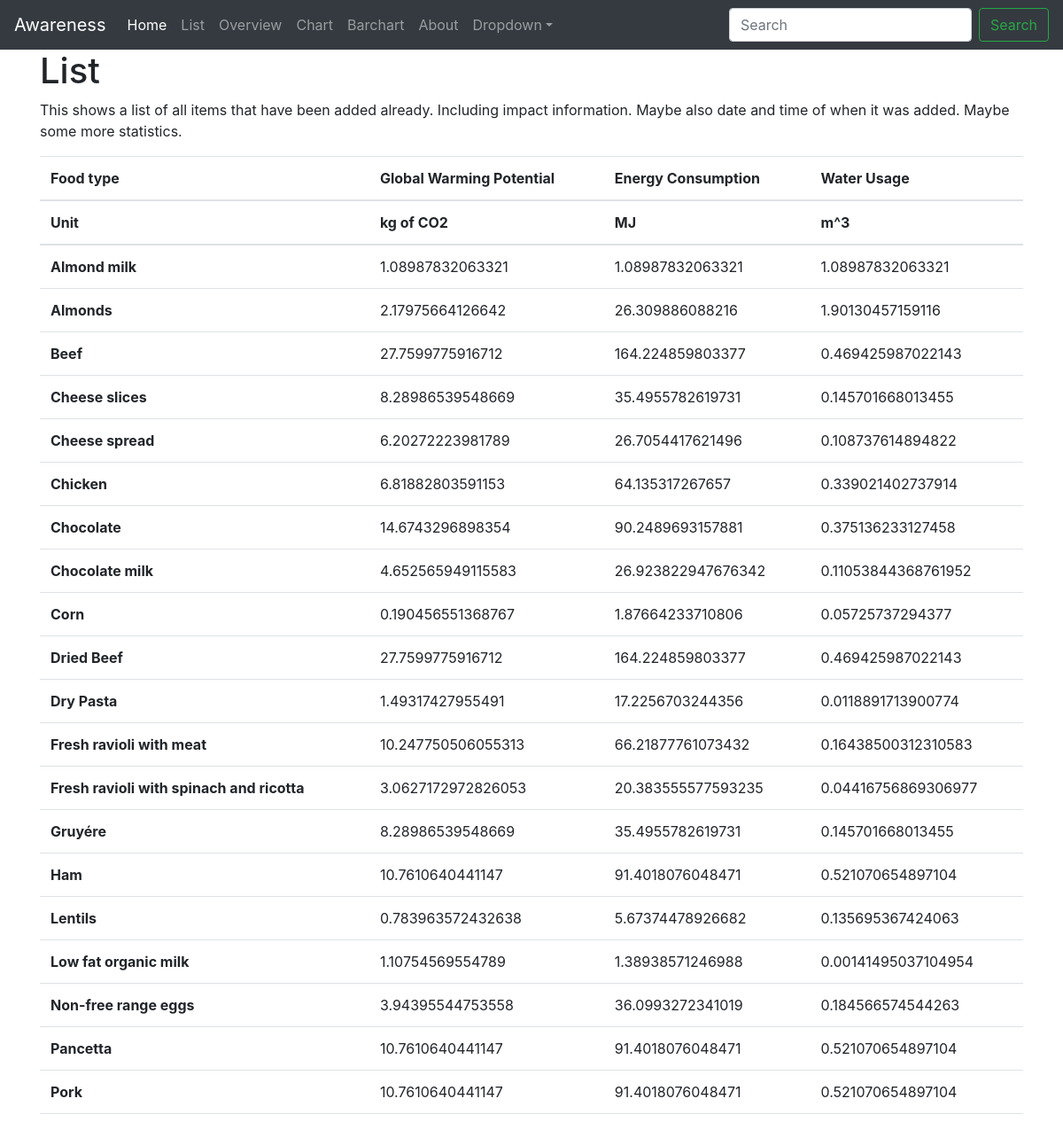
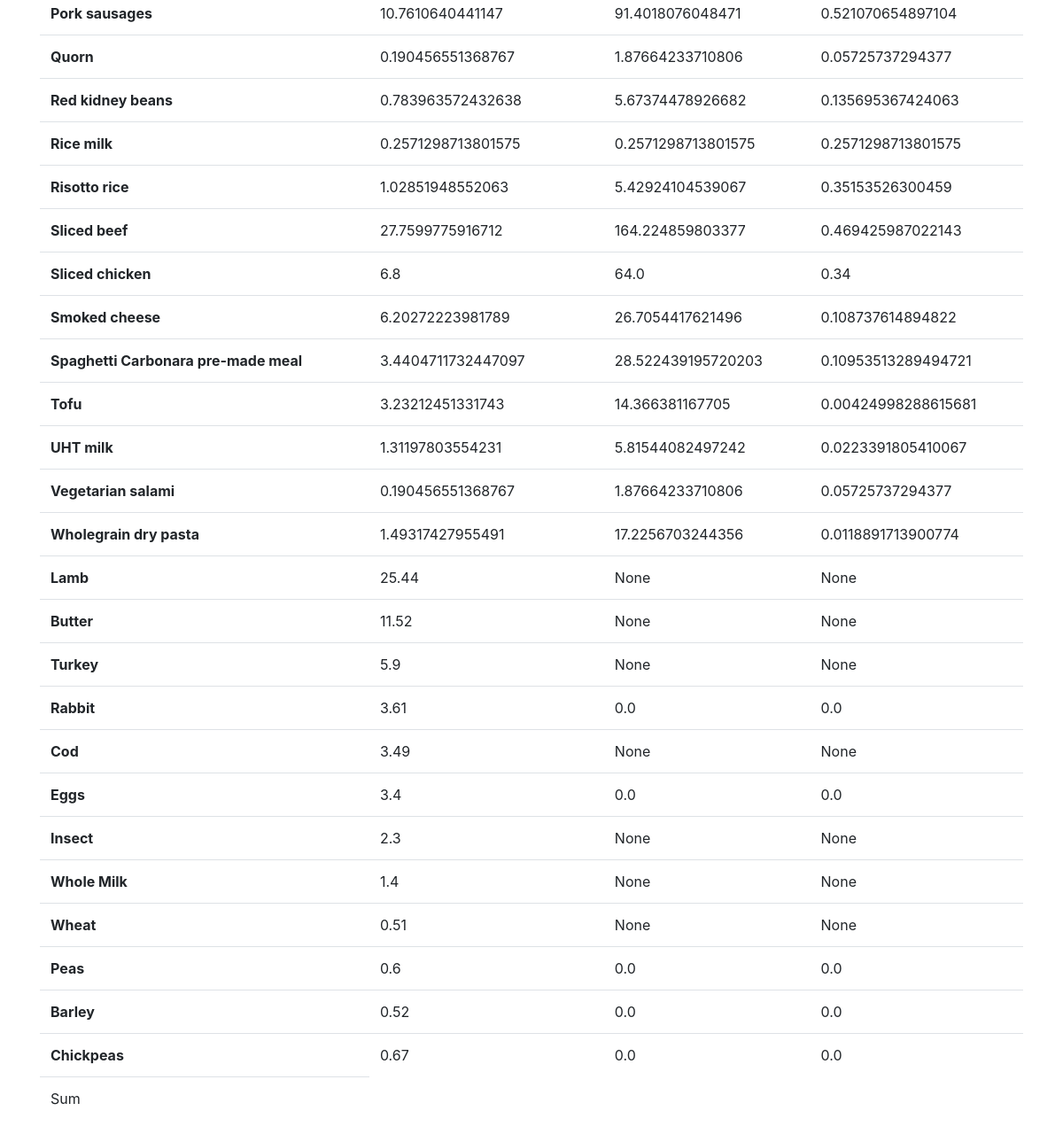
The page /overview on the database its author committed (2 pictures, top to bottom).
### main.py (models this page shows, shortened)
class ReferenceValues(db.Model):
  id = db.Column('entry_id', db.Integer, primary_key = True)
  category = db.Column(db.String(100))
  globalWarmingPotential = db.Column(db.Float)
  energyConsumption = db.Column(db.Float)
  waterUsage = db.Column(db.Float)

### main.py (the view)
@app.route('/overview')
def overview():
  purch = ReferenceValues.query.all()
  units = ['kg of CO2', 'MJ', 'm^3']
  return render_template('overview.html', purchases = purch, ref_units = units)

### templates/overview.html
{% extends 'layout.html' %}
{% block body %}
<h1>List</h1>
<p>This shows a list of all items that have been added already. Including impact information. Maybe also date and time of when it was added. Maybe some more statistics.</p>
<table class="table">
	<thead>
		<tr>
			<th scope="col">Food type</th>
			<th scope="col">Global Warming Potential</th>
			<th scope="col">Energy Consumption</th>
			<th scope="col">Water Usage</th>
		</tr>
		<tr>
			<th scope="col">Unit</th>
			{% for ref_unit in ref_units %}
			<th scope="col">{{ref_unit}}</th>
			{% endfor %}
		</tr>
	</thead>
	<tbody>
		{% for purchase in purchases %}
		<tr>
			<th scope="row">{{ purchase.category }}</th>
			<td>{{ purchase.globalWarmingPotential }}</td>
			<td>{{ purchase.energyConsumption }}</td>
			<td>{{ purchase.waterUsage }}</td>
		</tr>
		{% endfor %}
	</tbody>
	<tfoot>
		<tr>
			<td>Sum</td>
		</tr>
	</tfoot>
</table>
{% endblock %}

### rows shown on the page
ReferenceValues: category "Almond milk", globalWarmingPotential "1.08987832063321", energyConsumption "1.08987832063321", waterUsage "1.08987832063321"
ReferenceValues: category "Almonds", globalWarmingPotential "2.17975664126642", energyConsumption "26.309886088216", waterUsage "1.90130457159116"
ReferenceValues: category "Beef", globalWarmingPotential "27.7599775916712", energyConsumption "164.224859803377", waterUsage "0.469425987022143"
ReferenceValues: category "Cheese slices", globalWarmingPotential "8.28986539548669", energyConsumption "35.4955782619731", waterUsage "0.145701668013455"
ReferenceValues: category "Cheese spread", globalWarmingPotential "6.20272223981789", energyConsumption "26.7054417621496", waterUsage "0.108737614894822"
ReferenceValues: category "Chicken", globalWarmingPotential "6.81882803591153", energyConsumption "64.135317267657", waterUsage "0.339021402737914"
ReferenceValues: category "Chocolate", globalWarmingPotential "14.6743296898354", energyConsumption "90.2489693157881", waterUsage "0.375136233127458"
ReferenceValues: category "Chocolate milk", globalWarmingPotential "4.652565949115583", energyConsumption "26.923822947676342", waterUsage "0.11053844368761952"
ReferenceValues: category "Corn", globalWarmingPotential "0.190456551368767", energyConsumption "1.87664233710806", waterUsage "0.05725737294377"
ReferenceValues: category "Dried Beef", globalWarmingPotential "27.7599775916712", energyConsumption "164.224859803377", waterUsage "0.469425987022143"
ReferenceValues: category "Dry Pasta", globalWarmingPotential "1.49317427955491", energyConsumption "17.2256703244356", waterUsage "0.0118891713900774"
ReferenceValues: category "Fresh ravioli with meat", globalWarmingPotential "10.247750506055313", energyConsumption "66.21877761073432", waterUsage "0.16438500312310583"
ReferenceValues: category "Fresh ravioli with spinach and ricotta", globalWarmingPotential "3.0627172972826053", energyConsumption "20.383555577593235", waterUsage "0.04416756869306977"
ReferenceValues: category "Gruyére", globalWarmingPotential "8.28986539548669", energyConsumption "35.4955782619731", waterUsage "0.145701668013455"
ReferenceValues: category "Ham", globalWarmingPotential "10.7610640441147", energyConsumption "91.4018076048471", waterUsage "0.521070654897104"
ReferenceValues: category "Lentils", globalWarmingPotential "0.783963572432638", energyConsumption "5.67374478926682", waterUsage "0.135695367424063"
ReferenceValues: category "Low fat organic milk", globalWarmingPotential "1.10754569554789", energyConsumption "1.38938571246988", waterUsage "0.00141495037104954"
ReferenceValues: category "Non-free range eggs", globalWarmingPotential "3.94395544753558", energyConsumption "36.0993272341019", waterUsage "0.184566574544263"
ReferenceValues: category "Pancetta", globalWarmingPotential "10.7610640441147", energyConsumption "91.4018076048471", waterUsage "0.521070654897104"
ReferenceValues: category "Pork", globalWarmingPotential "10.7610640441147", energyConsumption "91.4018076048471", waterUsage "0.521070654897104"
ReferenceValues: category "Pork sausages", globalWarmingPotential "10.7610640441147", energyConsumption "91.4018076048471", waterUsage "0.521070654897104"
ReferenceValues: category "Quorn", globalWarmingPotential "0.190456551368767", energyConsumption "1.87664233710806", waterUsage "0.05725737294377"
ReferenceValues: category "Red kidney beans", globalWarmingPotential "0.783963572432638", energyConsumption "5.67374478926682", waterUsage "0.135695367424063"
ReferenceValues: category "Rice milk", globalWarmingPotential "0.2571298713801575", energyConsumption "0.2571298713801575", waterUsage "0.2571298713801575"
ReferenceValues: category "Risotto rice", globalWarmingPotential "1.02851948552063", energyConsumption "5.42924104539067", waterUsage "0.35153526300459"
ReferenceValues: category "Sliced beef", globalWarmingPotential "27.7599775916712", energyConsumption "164.224859803377", waterUsage "0.469425987022143"
ReferenceValues: category "Sliced chicken", globalWarmingPotential "6.8", energyConsumption "64.0", waterUsage "0.34"
ReferenceValues: category "Smoked cheese", globalWarmingPotential "6.20272223981789", energyConsumption "26.7054417621496", waterUsage "0.108737614894822"
ReferenceValues: category "Spaghetti Carbonara pre-made meal", globalWarmingPotential "3.4404711732447097", energyConsumption "28.522439195720203", waterUsage "0.10953513289494721"
ReferenceValues: category "Tofu", globalWarmingPotential "3.23212451331743", energyConsumption "14.366381167705", waterUsage "0.00424998288615681"
ReferenceValues: category "UHT milk", globalWarmingPotential "1.31197803554231", energyConsumption "5.81544082497242", waterUsage "0.0223391805410067"
ReferenceValues: category "Vegetarian salami", globalWarmingPotential "0.190456551368767", energyConsumption "1.87664233710806", waterUsage "0.05725737294377"
ReferenceValues: category "Wholegrain dry pasta", globalWarmingPotential "1.49317427955491", energyConsumption "17.2256703244356", waterUsage "0.0118891713900774"
ReferenceValues: category "Lamb", globalWarmingPotential "25.44", energyConsumption "None", waterUsage "None"
ReferenceValues: category "Butter", globalWarmingPotential "11.52", energyConsumption "None", waterUsage "None"
ReferenceValues: category "Turkey", globalWarmingPotential "5.9", energyConsumption "None", waterUsage "None"
ReferenceValues: category "Rabbit", globalWarmingPotential "3.61", energyConsumption "0.0", waterUsage "0.0"
ReferenceValues: category "Cod", globalWarmingPotential "3.49", energyConsumption "None", waterUsage "None"
ReferenceValues: category "Eggs", globalWarmingPotential "3.4", energyConsumption "0.0", waterUsage "0.0"
ReferenceValues: category "Insect", globalWarmingPotential "2.3", energyConsumption "None", waterUsage "None"
ReferenceValues: category "Whole Milk", globalWarmingPotential "1.4", energyConsumption "None", waterUsage "None"
ReferenceValues: category "Wheat", globalWarmingPotential "0.51", energyConsumption "None", waterUsage "None"
ReferenceValues: category "Peas", globalWarmingPotential "0.6", energyConsumption "0.0", waterUsage "0.0"
ReferenceValues: category "Barley", globalWarmingPotential "0.52", energyConsumption "0.0", waterUsage "0.0"
ReferenceValues: category "Chickpeas", globalWarmingPotential "0.67", energyConsumption "0.0", waterUsage "0.0"

### other values the page prints
{{ ref_unit }} "kg of CO2" "MJ" "m^3"
